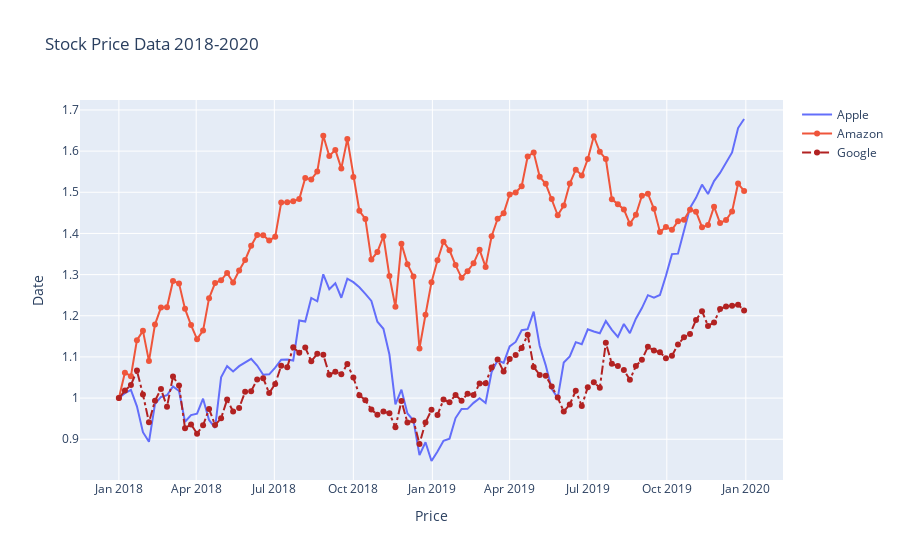

This figure's notebook cell:
### Code cell
# Graficamos el precio de las acciones de Google, Apple y Amazon

fig = go.Figure()
fig.add_trace(go.Scatter(x=df_stocks.date, y=df_stocks.AAPL,
                        mode='lines', name='Apple'))

fig.add_trace(go.Scatter(x=df_stocks.date, y=df_stocks.AMZN,
                        mode='lines+markers', name='Amazon'))


fig.add_trace(go.Scatter(x=df_stocks.date, y=df_stocks.GOOG,
                        mode='lines+markers', name='Google',
                        line=dict(color='firebrick', width=2, dash='dashdot')))

fig.update_layout(title='Stock Price Data 2018-2020',
                  xaxis_title='Price', yaxis_title='Date')
